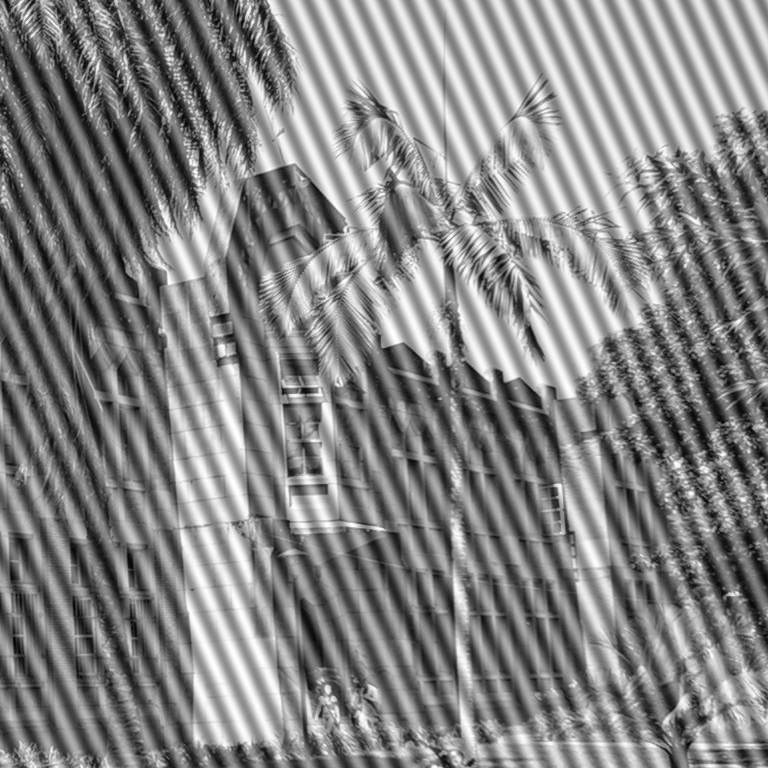
#> input picture python/Punto 4.b/b.png, 768 x 768 px, found by its file name
$ jupyter execute EliminacionRuido.ipynb
#> lines starting #> are read from the running program, lines starting #| are printed output that depends on the picture; after the words box and inside, x2 and y2 are one past the last pixel; in counts of white or black regions, pixels touching at a corner belong together
[cell 1]
#Se importan las librerias a implementar
import cv2
import matplotlib.pyplot as plt
import numpy as np

[cell 2]
#Se lee la imagen b.png
ruido=cv2.imread("b.png",cv2.IMREAD_UNCHANGED)
#> ruido is the input picture: shape (768, 768); min 0, max 255, mean 132.5
plt.imshow(ruido,cmap="gray")
plt.show()

[cell 3]
#Se saca la tranformada de forier y se grafica el logaritmo de su intensidad
tf=(np.fft.fft2(ruido))
tf1=np.fft.fftshift(tf)
intensidad=np.abs(tf1)
plt.imshow(np.log(intensidad))
plt.show()
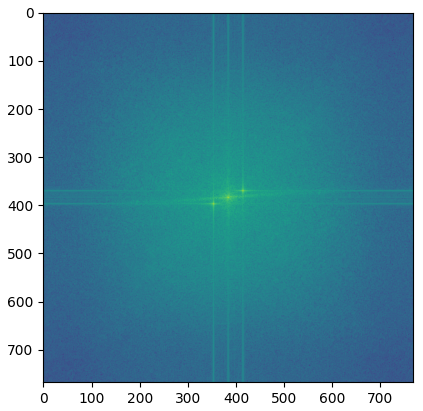
#> figure drawn by matplotlib, 1 panel

[cell 4]
#Se crea una mascara con fodo de 1 y dos circulos de 0 en la posición de la frecuencias correspondientes al ruido periodico
mask=np.ones((768,768),dtype="uint8")
cv2.circle(mask,(415,371),12,0,-1)
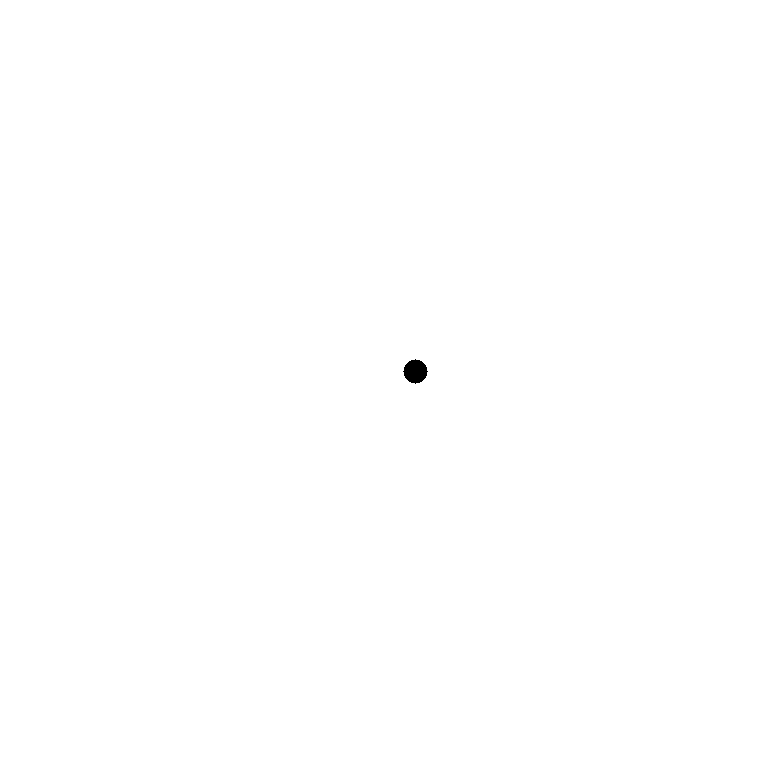
#> mask: shape (768, 768); values 0 (black) and 1 (white), 99.9% white; 1 black region, box (x1, y1, x2, y2) and area: (403, 359, 428, 384) 441
cv2.circle(mask,(353,397),10,0,-1)
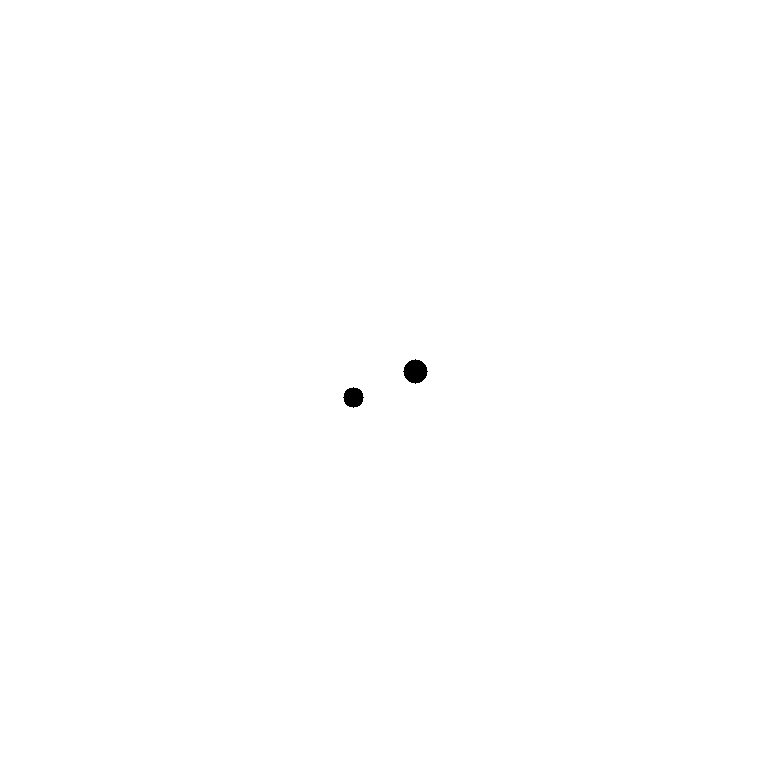
#> mask: shape (768, 768); values 0 (black) and 1 (white), 99.9% white; 2 black regions, box (x1, y1, x2, y2) and area: (403, 359, 428, 384) 441, (343, 387, 364, 408) 317
plt.title("Mascara")
plt.imshow(mask,cmap="gray")
plt.show()
#Se multiplica la mascara por la tranformada de fourier de la imagen original
prueba= mask*tf1
plt.title("Log(Intensidad)*Mascara")
plt.imshow(np.log(np.abs(prueba+10000))[300:470, 300:470],cmap="gray")
plt.show()
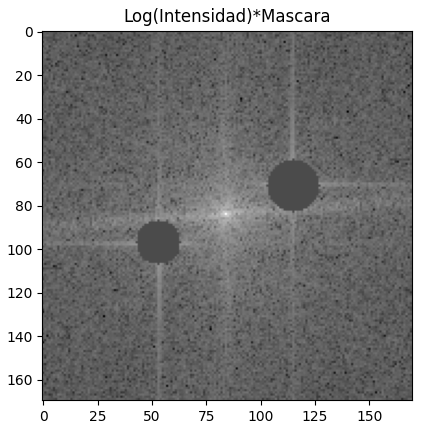
#> figure drawn by matplotlib, 1 panel
plt.title("Resultado")
#Se Grafica el resultado de la mascara por la tranformada de fourier de la imagen original
plt.imshow((np.abs((np.fft.ifft2(prueba)))),cmap="gray")
plt.show()
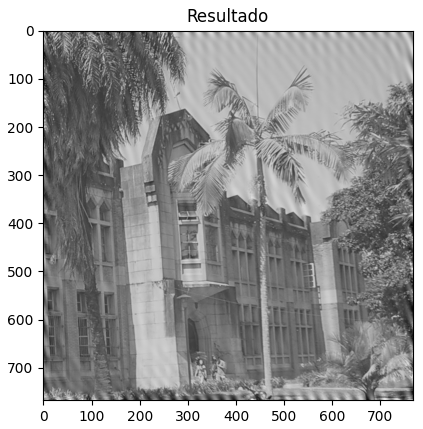
#> figure drawn by matplotlib, 1 panel
